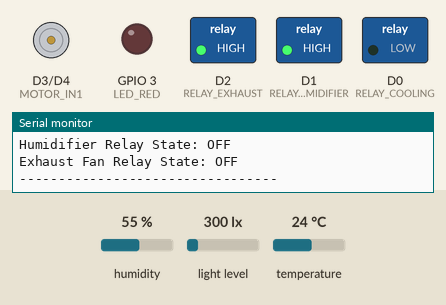
Recording of a sketch running on a simulated ESP8266 (NodeMCU). Parts: motor-driver pin pairs drawn as motors (green arrow = first pin HIGH = forward, orange = second pin HIGH = backward, longer = more drive, scaled by the enable pin), switched loads named in the sketch (green lamp = pin HIGH), output pins drawn as LEDs (lit = HIGH), the last lines printed to the serial monitor. The inputs (shaded band) are chosen by the test bench; at power-on: humidity 55 %, light level 300 lx, temperature 24 °C. WiFi joins after 1.5 s; servers stay silent unless stated.

Above: at 3.0 s.
3.1 s: humidity set to 41 %
5.2 s: humidity set to 38 %
At 7.1 s:
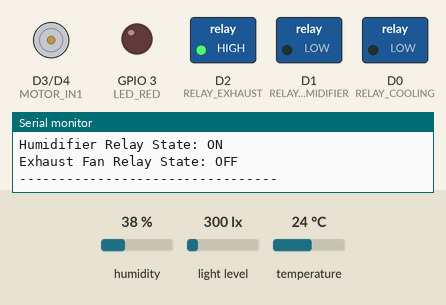
7.8 s: light level set to 158 lx
9.7 s: light level set to 142 lx
At 11.2 s:
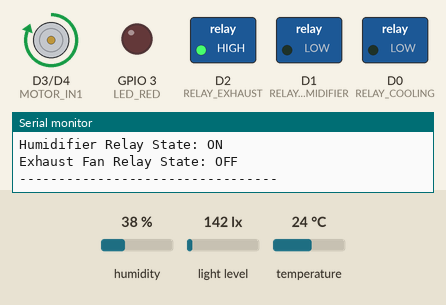
14.5 s: temperature set to 21 °C
At 16.3 s:
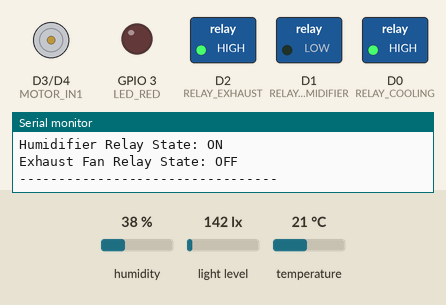
16.7 s: humidity set to 68 %
At 18.3 s:
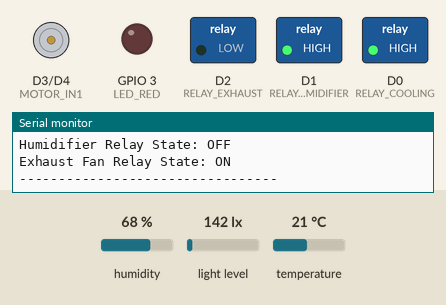
Timing chart, 0 to 19.8 s (numbered marks = the images above; inputs shaded):
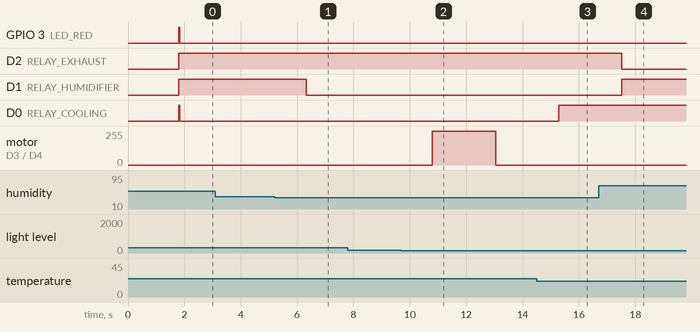

Measured:
- the behaviour switches between 40 and 39 % on humidity (found by bisection; images 0 and 1)
- the behaviour switches between 151 and 150 lx on light level (found by bisection; images 1 and 2)
- the behaviour switches between 23 and 22 °C on temperature (found by bisection; images 2 and 3)
- after the input at 5.2 s, D1 (RELAY_HUMIDIFIER): HIGH → LOW after 1.1 s
- after the input at 9.7 s, motor on D3 (MOTOR_IN1) / D4 (MOTOR_IN2): stopped → forward 255/255 after 1.1 s, → stopped 2.2 s later
- after the input at 14.5 s, D0 (RELAY_COOLING): LOW → HIGH after 0.78 s
- after the input at 16.7 s, D2 (RELAY_EXHAUST): HIGH → LOW after 0.83 s; D1 (RELAY_HUMIDIFIER): LOW → HIGH after 0.83 s

The sketch:

Home_Automation_System.ino
```cpp
// Blynk configuration
#define BLYNK_TEMPLATE_ID "TMPL6iYve3-rj"
#define BLYNK_TEMPLATE_NAME "FC"
#define BLYNK_DEVICE_NAME "ROOM COMFORT AUTOMATION"
#define BLYNK_AUTH_TOKEN "NAuvNFiTs5uZ-7dJd-xiTOmMOPkTG1kw"

#include <ESP8266WiFi.h>
#include <BlynkSimpleEsp8266.h>
#include <DHT.h>
#include <Wire.h>
#include <BH1750.h>

// Blynk auth token
char auth[] = BLYNK_AUTH_TOKEN;
// Your WiFi credentials
char ssid[] = "iPhone SE 2022";
char pass[] = "12345678";

// Pin definitions
#define DHTPIN D7             // DHT11 sensor pin
#define DHTTYPE DHT11
#define RELAY_COOLING D0      // Cooling relay
#define RELAY_HUMIDIFIER D1   // Humidifier relay
#define RELAY_EXHAUST D2      // Exhaust fan relay

// DC Motor (L9110 driver) pins for blinds control
#define MOTOR_IN1 D3          // Motor control pin 1
#define MOTOR_IN2 D4          // Motor control pin 2

// Pins for BH1750 Lightlevel Sensor
#define SDA_PIN D5
#define SCL_PIN D6

// LED pins for working (green) and error (red)
#define LED_GREEN D8          // Green LED for working status
#define LED_RED D9            // Red LED for error detection

// Blynk virtual pins
#define VPIN_LUX V1           // Lux value display
#define VPIN_TEMP V2          // Temperature value display
#define VPIN_HUMIDITY V3      // Humidity value display
#define VPIN_BLINDS_SWITCH V4 // Blinds automation switch
#define VPIN_MANUAL_BLINDS V5 // Manual blinds control

// Variables
bool blindsAutomationEnabled = true;
bool blindsOpen = false; // Variable to track blinds position
unsigned long motorRunTime = 2000; // Time to run motor to fully open/close blinds (adjust as needed)
unsigned long motorStartTime = 0;  // Track when motor started running
bool motorRunning = false;         // Motor running status
int motorDirection = 0;            // 1 for opening, -1 for closing
int X = 10;

DHT dht(DHTPIN, DHTTYPE);
BH1750 lightMeter;

void setup() {
  Serial.begin(9600); // Default serial communication
  Blynk.begin(auth, ssid, pass);

  // Initialize DHT11 sensor and light sensor
  dht.begin();

  // Initialize I2C communication for the BH1750 light sensor
  Wire.begin(SDA_PIN, SCL_PIN);
  lightMeter.begin();

  // Set pin modes for relays, motor control, and LEDs
  pinMode(RELAY_COOLING, OUTPUT);
  pinMode(RELAY_HUMIDIFIER, OUTPUT);
  pinMode(RELAY_EXHAUST, OUTPUT);
  pinMode(MOTOR_IN1, OUTPUT);
  pinMode(MOTOR_IN2, OUTPUT);
  pinMode(LED_GREEN, OUTPUT);
  pinMode(LED_RED, OUTPUT);

  // Set initial states for relays, motor, and LEDs
  digitalWrite(RELAY_COOLING, HIGH);  // Relay OFF
  digitalWrite(RELAY_HUMIDIFIER, HIGH); // Relay OFF
  digitalWrite(RELAY_EXHAUST, HIGH);    // Relay OFF
  stopMotor(); // Ensure motor is off at startup
  digitalWrite(LED_GREEN, HIGH);  // Start with both LEDs off
  digitalWrite(LED_RED, HIGH);    // Start with both LEDs off
}

// Blynk switch handlers for automation control
BLYNK_WRITE(VPIN_BLINDS_SWITCH) {
  blindsAutomationEnabled = param.asInt();
}

BLYNK_WRITE(VPIN_MANUAL_BLINDS) {
  int value = param.asInt();
  if (value == 1 && !blindsOpen && !blindsAutomationEnabled) {
    openBlinds(); // Open the blinds
  } else if (value == 0 && blindsOpen) {
    closeBlinds(); // Close the blinds
  }
}

void loop() {
  Blynk.run();

  // Read sensor values
  float lux = lightMeter.readLightLevel();
  float temperature = dht.readTemperature();
  float humidity = dht.readHumidity();

  // Check if any sensor reading is invalid (NaN or lux < 0)
  if (isnan(temperature) || isnan(humidity) || lux < 0) {
    // Error: One or more sensors failed
    digitalWrite(LED_GREEN, LOW);  // Turn off green LED
    digitalWrite(LED_RED, HIGH);   // Turn on red LED to signal an error
  } else {
    // Sensors are working correctly
    digitalWrite(LED_GREEN, HIGH); // Turn on green LED
    digitalWrite(LED_RED, LOW);    // Turn off red LED

    // Write values to Blynk
    Blynk.virtualWrite(VPIN_LUX, lux);
    Blynk.virtualWrite(VPIN_TEMP, temperature);
    Blynk.virtualWrite(VPIN_HUMIDITY, humidity);

    // Check and control components based on conditions
    if (blindsAutomationEnabled) {
      controlBlinds();
    }
    controlTemperature();
    controlHumidity();

    // Handle the motor operation in a non-blocking way
    handleMotor();

    // Print sensor readings and system state to serial monitor
    printStatus();
  }

  // Add delay to slow down the serial output
  delay(2000); // 2 seconds delay
}

void controlBlinds() {
  if (!blindsAutomationEnabled) {
    return; // Exit if automation is disabled
  }

  float lux = lightMeter.readLightLevel();

  if (lux < 50 && blindsOpen && !motorRunning) {
    closeBlinds(); // Close the blinds
  } else if (lux >= 50 && lux <= 150 && !blindsOpen && !motorRunning) {
    openBlinds(); // Open the blinds
  } else if (lux > 150 && blindsOpen && !motorRunning) {
    closeBlinds(); // Close the blinds
  }
}

void handleMotor() {
  // If motor is running, check if it should stop based on run time
  if (motorRunning && (millis() - motorStartTime >= motorRunTime)) {
    stopMotor(); // Stop motor after running for specified time
  }
}

void openBlinds() {
  motorStartTime = millis(); // Start time for the motor
  motorRunning = true;
  motorDirection = 1; // Opening blinds
  digitalWrite(MOTOR_IN1, X);
  digitalWrite(MOTOR_IN2, LOW);
  blindsOpen = true; // Set blinds as open
}

void closeBlinds() {
  motorStartTime = millis(); // Start time for the motor
  motorRunning = true;
  motorDirection = -1; // Closing blinds
  digitalWrite(MOTOR_IN1, LOW);
  digitalWrite(MOTOR_IN2, X);
  blindsOpen = false; // Set blinds as closed
}

void stopMotor() {
  motorRunning = false;
  motorDirection = 0;
  digitalWrite(MOTOR_IN1, LOW);
  digitalWrite(MOTOR_IN2, LOW);
}

void controlTemperature() {
  float temperature = dht.readTemperature();
  if (isnan(temperature)) {
    Serial.println("Failed to read temperature!");
    return;
  }

  if (temperature > 22) {
    digitalWrite(RELAY_COOLING, LOW);  // Turn ON cooling
  } else if (temperature >= 19 && temperature <= 22) {
    digitalWrite(RELAY_COOLING, HIGH); // Turn OFF cooling
  }
}

void controlHumidity() {
  float humidity = dht.readHumidity();
  if (isnan(humidity)) {
    Serial.println("Failed to read humidity!");
    return;
  }

  if (humidity < 40) {
    digitalWrite(RELAY_HUMIDIFIER, LOW); // Turn ON humidifier
    digitalWrite(RELAY_EXHAUST, HIGH);   // Turn OFF exhaust fan
  } else if (humidity >= 40 && humidity <= 60) {
    digitalWrite(RELAY_HUMIDIFIER, HIGH); // Turn OFF humidifier
    digitalWrite(RELAY_EXHAUST, HIGH);   // Turn OFF exhaust fan
  } else if (humidity > 60) {
    digitalWrite(RELAY_HUMIDIFIER, HIGH); // Turn OFF humidifier
    digitalWrite(RELAY_EXHAUST, LOW);    // Turn ON exhaust fan
  }
}

void printStatus() {
  float lux = lightMeter.readLightLevel();
  float temperature = dht.readTemperature();
  float humidity = dht.readHumidity();

  Serial.println("----------System Status----------");
  Serial.print("Lux Level: ");
  Serial.println(lux);
  Serial.print("Temperature (°C): ");
  Serial.println(temperature);
  Serial.print("Humidity (%): ");
  Serial.println(humidity);
  Serial.print("Blinds Position: ");
  Serial.println(blindsOpen ? "Open" : "Closed");
  Serial.print("Blinds Automation: ");
  Serial.println(blindsAutomationEnabled ? "Enabled" : "Disabled");
  Serial.print("Cooling Relay State: ");
  Serial.println(digitalRead(RELAY_COOLING) == LOW ? "ON" : "OFF");
  Serial.print("Humidifier Relay State: ");
  Serial.println(digitalRead(RELAY_HUMIDIFIER) == LOW ? "ON" : "OFF");
  Serial.print("Exhaust Fan Relay State: ");
  Serial.println(digitalRead(RELAY_EXHAUST) == LOW ? "ON" : "OFF");
  Serial.println("---------------------------------");
}
```
